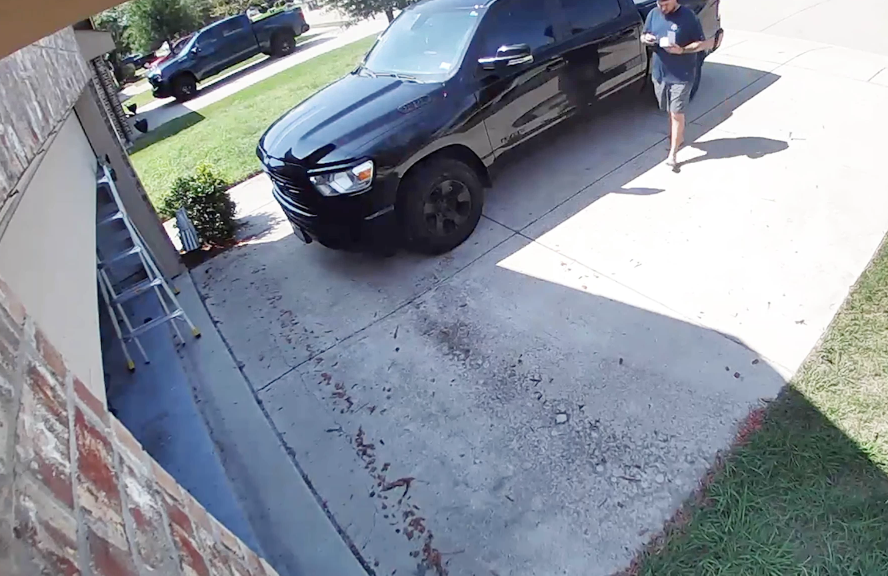
#> input picture ia/OpenCV-Perception/fot1.png, 1776 x 1151 px, given in place of the camera (shown at 1/2 size)
$ jupyter execute opencv_gcid_04.ipynb   (shell and % lines are left out)   (text cells are left out)
#> lines starting #> are read from the running program, lines starting #| are printed output that depends on the picture; after the words box and inside, x2 and y2 are one past the last pixel; in counts of white or black regions, pixels touching at a corner belong together
[cell 1]
import numpy as np
import cv2
import matplotlib.pyplot as plt


# Function serach for the best match
def find_matching(image, template):
    # Convert to grayscale
    image_gray = cv2.cvtColor(image, cv2.COLOR_BGR2GRAY)
    template_gray = cv2.cvtColor(template, cv2.COLOR_BGR2GRAY)
    # Find the width and height of template in the image
    w, h = template_gray.shape[::-1]
    # Apply template Matching
    res = cv2.matchTemplate(image_gray, template_gray, cv2.TM_CCOEFF_NORMED)

    # Get the best match position
    min_val, max_val, min_loc, max_loc = cv2.minMaxLoc(res)
    # Get the top-left position
    top_left = max_loc
    # Get the bottom-right position
    bottom_right = (top_left[0] + w, top_left[1] + h)
    # Draw a rectangle around the matched region.
    cv2.rectangle(image, top_left, bottom_right, (0, 255, 0), 2)
    return image


# Function gets a ROI from the center of the image
def get_roi(image, roi_size):
    # Get the image size
    height, width = image.shape[:2]
    # Get the ROI size
    roi_height, roi_width = roi_size
    # Calculate the ROI position
    x = int((width - roi_width)/2)
    y = int((height - roi_height)/2)
    # Get the ROI from the image
    roi = image[y:y+roi_height, x:x+roi_width]
    return roi


cap = cv2.VideoCapture(1)

_, frame = cap.read()
#> frame is the input picture: shape (1151, 1776, 3); mean B, G, R 154.3, 143.6, 136.2
frame = cv2.resize(frame, (400, 300))
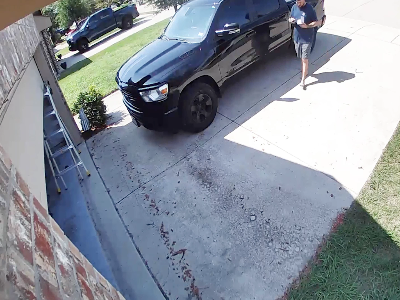
#> frame: shape (300, 400, 3); mean B, G, R 154.2, 143.5, 136.1
template = get_roi(frame, (50, 50))
#> in get_roi, `roi = image[y:y+roi_height, x:x+roi_width]`:
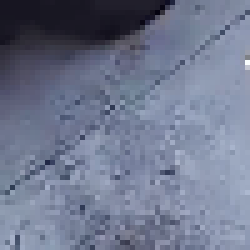
#> roi: shape (50, 50, 3) (shown 5 times larger); mean B, G, R 141.9, 119.1, 111.3

# Show the template
plt.imshow(template)

while(1):
    # Take each frame
    _, frame = cap.read()
    frame = cv2.resize(frame, (400, 300))
    # Search for the template
    frame = find_matching(frame, template)
#> in find_matching, `image_gray = cv2.cvtColor(image, cv2.COLOR_BGR2GRAY)`:
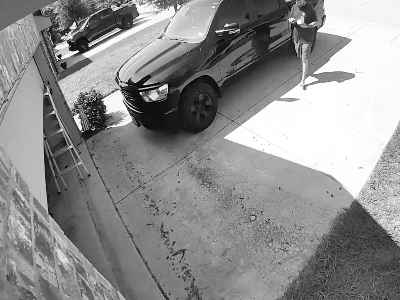
#> image_gray: shape (300, 400); min 0, max 255, mean 142.5
#> in find_matching, `template_gray = cv2.cvtColor(template, cv2.COLOR_BGR2GRAY)`:
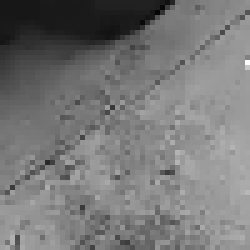
#> template_gray: shape (50, 50) (shown 5 times larger); min 5, max 252, mean 119.4
#> in find_matching, `res = cv2.matchTemplate(image_gray, template_gray, cv2.TM_CCOEFF_NORMED)`:
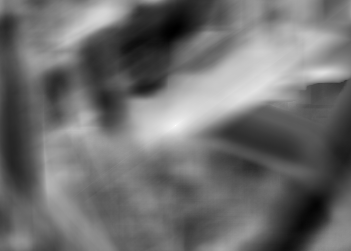
#> res: shape (251, 351) float32; min -0.748, max 1, mean 0.0122; drawn with min black and max white
#> in find_matching, `min_val, max_val, min_loc, max_loc = cv2.minMaxLoc(res)`: min_val = -0.748; max_val = 1; min_loc = (175, 28); max_loc = (175, 125)
#> in find_matching, `bottom_right = (top_left[0] + w, top_left[1] + h)`: bottom_right = (225, 175)
#> in find_matching, `cv2.rectangle(image, top_left, bottom_right, (0, 255, 0), 2)`:
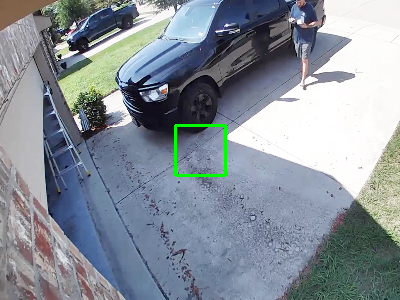
#> image: shape (300, 400, 3); 0.5% of pixels changed, all inside (x1, y1, x2, y2) = (174, 124, 227, 177)
    # Show the image
    cv2.imshow('Imagen',frame)

    k = cv2.waitKey(5) & 0xFF
#> (key Esc is pressed here)
    if k == 27:
        break

$ run again, on ia/OpenCV-Perception/haar8.png
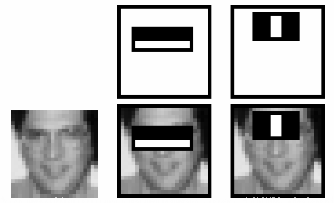
#> input picture ia/OpenCV-Perception/haar8.png, 334 x 203 px, given in place of the camera
#> frame is the input picture: shape (203, 334, 3); min 0, max 254, mean 181.7
#> frame: shape (300, 400, 3)
#> in find_matching, `res = cv2.matchTemplate(image_gray, template_gray, cv2.TM_CCOEFF_NORMED)`:
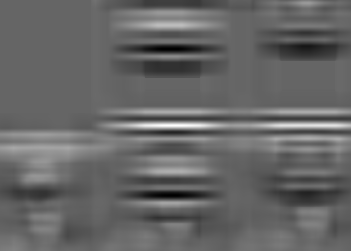
#> res: shape (251, 351) float32; min -0.665, max 1, mean 0.00473; drawn with min black and max white
#> min_val = -0.665; max_val = 1; min_loc = (173, 48); max_loc = (175, 125)
#> bottom_right = (225, 175)
#> in find_matching, `cv2.rectangle(image, top_left, bottom_right, (0, 255, 0), 2)`:
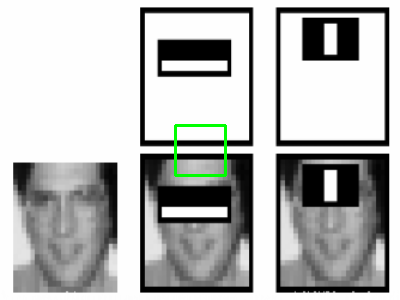
#> image: shape (300, 400, 3); mean B, G, R 180.8, 182, 180.8
